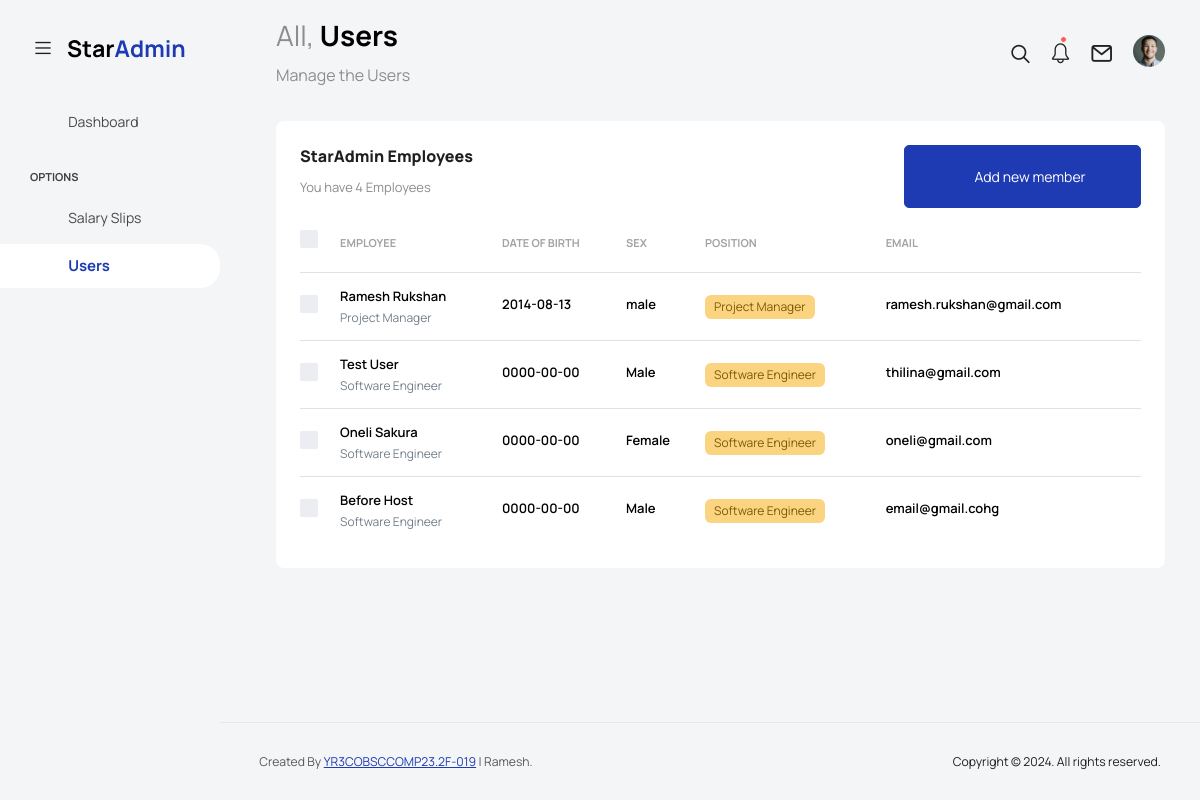
/users.php (signed in), run on the app's committed database.
### tables this page shows
CREATE TABLE `employees` (
  `user_id` int(11) NOT NULL,
  `first_name` varchar(50) NOT NULL,
  `last_name` varchar(50) NOT NULL,
  `gender` varchar(10) NOT NULL,
  `dob` date NOT NULL,
  `position` varchar(50) NOT NULL,
  `email` varchar(100) NOT NULL
);

### users.php (the view, shortened to what this page needs)
<!DOCTYPE html>
<?php
include('db_connection.php');
$user_id = $_SESSION['user_id'];
$user_query = $conn->prepare("SELECT * FROM employees WHERE user_id = ?");
$user_query->bind_param("i", $user_id);
$user_query->execute();
$user_result = $user_query->get_result();
$employee_query = $conn->prepare("SELECT * FROM employees");
$employee_query->execute();
$employee_result = $employee_query->get_result();
$employees = $employee_result->fetch_all(MYSQLI_ASSOC);
?>
<html lang="en">
  <head>
    <link rel="stylesheet" href="assets/vendors/feather/feather.css">
    <link rel="stylesheet" href="assets/vendors/mdi/css/materialdesignicons.min.css">
    <link rel="stylesheet" href="assets/vendors/ti-icons/css/themify-icons.css">
    <link rel="stylesheet" href="assets/vendors/font-awesome/css/font-awesome.min.css">
    <link rel="stylesheet" href="assets/vendors/typicons/typicons.css">
    <link rel="stylesheet" href="assets/vendors/simple-line-icons/css/simple-line-icons.css">
    <link rel="stylesheet" href="assets/vendors/css/vendor.bundle.base.css">
    <link rel="stylesheet" href="assets/vendors/bootstrap-datepicker/bootstrap-datepicker.min.css">
    <link rel="stylesheet" href="assets/vendors/datatables.net-bs4/dataTables.bootstrap4.css">
    <link rel="stylesheet" type="text/css" href="assets/js/select.dataTables.min.css">
    <link rel="stylesheet" href="assets/css/style.css">
  </head>
  <body class="with-welcome-text">
    <div class="container-scroller">
      <nav class="navbar default-layout col-lg-12 col-12 p-0 fixed-top d-flex align-items-top flex-row">
        <div class="text-center navbar-brand-wrapper d-flex align-items-center justify-content-start">
          <div class="me-3">
            <button class="navbar-toggler navbar-toggler align-self-center" type="button" data-bs-toggle="minimize">
              <span class="icon-menu"></span>
            </button>
          </div>
          <div>
            <a class="navbar-brand brand-logo" href="index.html">
              <img src="assets/images/logo.svg" alt="logo" />
            </a>
          </div>
        </div>
        <div class="navbar-menu-wrapper d-flex align-items-top">
          <ul class="navbar-nav">
            <li class="nav-item fw-semibold d-none d-lg-block ms-0">
              <h1 class="welcome-text">All, <span class="text-black fw-bold">Users</span></h1>
              <h3 class="welcome-sub-text">Manage the Users </h3>
            </li>
          </ul>
          <ul class="navbar-nav ms-auto">
            <li class="nav-item">
              <form class="search-form" action="#">
                <i class="icon-search"></i>
                <input type="search" class="form-control" placeholder="Search Here" title="Search here">
              </form>
            </li>
            <li class="nav-item dropdown">
              <a class="nav-link count-indicator" id="notificationDropdown" href="#" data-bs-toggle="dropdown">
                <i class="icon-bell"></i>
                <span class="count"></span>
              </a>
            </li>
            <li class="nav-item dropdown">
              <a class="nav-link count-indicator" id="countDropdown" href="#" data-bs-toggle="dropdown" aria-expanded="false">
                <i class="icon-mail icon-lg"></i>
              </a>
            </li>
            <li class="nav-item dropdown d-none d-lg-block user-dropdown">
              <a class="nav-link" id="UserDropdown" href="#" data-bs-toggle="dropdown" aria-expanded="false">
                <img class="img-xs rounded-circle" src="assets/images/faces/face8.jpg" alt="Profile image">
              </a>
            </li>
          </ul>
        </div>
      </nav>
      <div class="container-fluid page-body-wrapper">
        <nav class="sidebar sidebar-offcanvas" id="sidebar">
          <ul class="nav">
            <li class="nav-item">
              <a class="nav-link" href="admin_dashboard.php">
                <i class="mdi mdi-grid-large menu-icon"></i>
                <span class="menu-title">Dashboard</span>
              </a>
            </li>
            <li class="nav-item nav-category">Options</li>
            <li class="nav-item">
              <a class="nav-link" href="salary_slips.php">
                <i class="menu-icon mdi mdi-file-document"></i>
                <span class="menu-title">Salary Slips</span>
              </a>
            </li>
            <li class="nav-item">
              <a class="nav-link" href="users.php">
                <i class="menu-icon mdi mdi-account-circle-outline"></i>
                <span class="menu-title">Users</span>
              </a>
            </li>
          </ul>
        </nav>
        <div class="main-panel">
          <div class="content-wrapper">
            <div class="row">
              <div class="col-sm-12">
                <div class="col-12 grid-margin stretch-card">
                  <div class="card card-rounded">
                    <div class="card-body">
                      <div class="d-sm-flex justify-content-between align-items-start">
                      <div>
                          <h4 class="card-title card-title-dash">StarAdmin Employees</h4>
                          <p class="card-subtitle card-subtitle-dash">You have <?php echo count($employees); ?> Employees</p>
                        </div>
                        <div>
                        <a href="add_user.php" style="color:white;"><button class="btn btn-primary btn-lg text-white mb-0 me-0" type="button"><i class="mdi mdi-account-plus"></i> Add new member</button></a>
                        </div>
                      </div>
                      <div class="table-responsive  mt-1">
                        <table class="table select-table">
                          <thead>
                            <tr>
                              <th>
                                <div class="form-check form-check-flat mt-0">
                                </div>
                              </th>
                              <th>Employee</th>
                              <th>Date of Birth</th>
                              <th>Sex</th>
                              <th>Position</th>
                              <th>Email</th>
                            </tr>
                          </thead>
                          <tbody>
                                                <?php foreach ($employees as $employee): ?>
                                                <tr>
                                                    <td>
                                                        <div class="form-check form-check-flat mt-0">
                                                            </div>
                                                        </td>
                                                        <td>
                                                            <div class="d-flex ">
                                                                <div>
                                                                    <h6><?php echo htmlspecialchars($employee['first_name'] . ' ' . $employee['last_name']); ?></h6>
                                                                    <p><?php echo htmlspecialchars($employee['position']); ?></p>
                                                                </div>
                                                            </div>
                                                        </td>
                                                        <td>
                                                            <h6><?php echo htmlspecialchars($employee['dob']); ?></h6>
                                                        </td>
                                                        <td>
                                                            <h6><?php echo htmlspecialchars($employee['gender']); ?></h6>
                                                        </td>
                                                        <td>
                                                            <div class="badge badge-opacity-warning"><?php echo htmlspecialchars($employee['position']); ?></div>
                                                        </td>
                                                        <td>
                                                            <h6><?php echo htmlspecialchars($employee['email']); ?></h6>
                                                        </td>
                                                    </tr>
                                                    <?php endforeach; ?>
                                                </tbody>
                        </table>
                      </div>
                    </div>
                  </div>
                </div>
              </div>
            </div>
          </div>
          <footer class="footer">
            <div class="d-sm-flex justify-content-center justify-content-sm-between">
              <span class="text-muted text-center text-sm-left d-block d-sm-inline-block">Created By <a href="https://github.com/RameshRukshan" target="_blank">YR3COBSCCOMP23.2F-019</a> | Ramesh.</span>
              <span class="float-none float-sm-end d-block mt-1 mt-sm-0 text-center">Copyright © 2024. All rights reserved.</span>
            </div>
          </footer>
        </div>
      </div>
    </div>
  </body>
</html>

### data on the page
employees: first_name+last_name "Ramesh Rukshan", position "Project Manager", dob "2014-08-13", gender "male", email "ramesh.rukshan@gmail.com"
employees: first_name+last_name "Test User", position "Software Engineer", dob "0000-00-00", gender "Male", email "thilina@gmail.com"
employees: first_name+last_name "Oneli Sakura", position "Software Engineer", dob "0000-00-00", gender "Female", email "oneli@gmail.com"
employees: first_name+last_name "Before Host", position "Software Engineer", dob "0000-00-00", gender "Male", email "email@gmail.cohg"

### other printed values
count($employees) "4"
